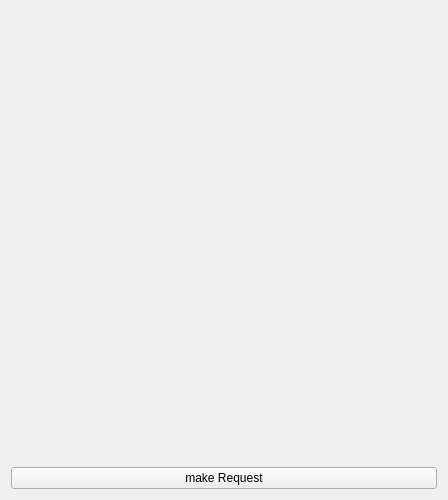
<?xml version="1.0" encoding="UTF-8"?>
<ui version="4.0">
 <class>MainWindow</class>
 <widget class="QMainWindow" name="MainWindow">
  <property name="geometry">
   <rect>
    <x>0</x>
    <y>0</y>
    <width>448</width>
    <height>500</height>
   </rect>
  </property>
  <property name="windowTitle">
   <string>MainWindow</string>
  </property>
  <widget class="QWidget" name="centralWidget">
   <layout class="QGridLayout" name="gridLayout">
    <item row="0" column="0">
     <widget class="QLabel" name="apiResponseDisplay">
      <property name="text">
       <string/>
      </property>
     </widget>
    </item>
    <item row="1" column="0">
     <widget class="QPushButton" name="pushButton">
      <property name="text">
       <string>make Request</string>
      </property>
     </widget>
    </item>
   </layout>
  </widget>
 </widget>
 <layoutdefault spacing="6" margin="11"/>
 <resources/>
 <connections/>
</ui>
